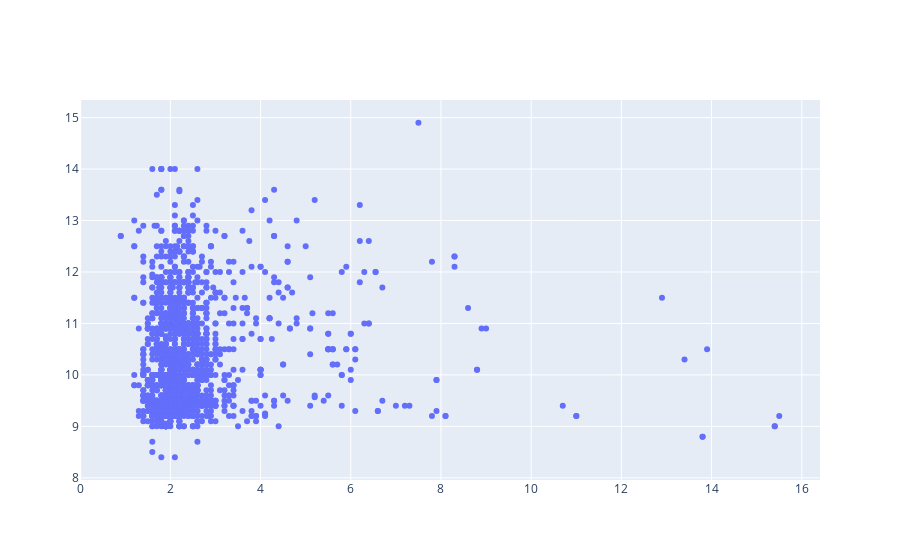

This figure's notebook cell:
### Markdown cell above
##### Plotting Questions

1. Create a `scatterplot` between two variables of your choosing. 
2. Create a `barplot` between one to three variables of your choosing.

### Code cell
# Q1 
#df.columns
data = go.Scatter(x=df['residual sugar'], y=df['alcohol'], mode='markers')
layout = go.Layout()

fig.update_xaxes(title_text='residual sugar')
fig.update_yaxes(title_text='alcohol')

fig = go.Figure(data=data, layout=layout)
fig.show()

### Figure 1 — Plotly figure (JSON) as saved in the notebook; plotly's stock layout.template omitted (floating-point values rounded to 4 significant figures; data arrays with more than 128 entries replaced by an {"elided": "..."} marker saying what was removed)
{"data": [{"mode": "markers", "type": "scatter", "x": {"elided": "1599 float values"}, "y": {"elided": "1599 float values"}}], "layout": {}}
